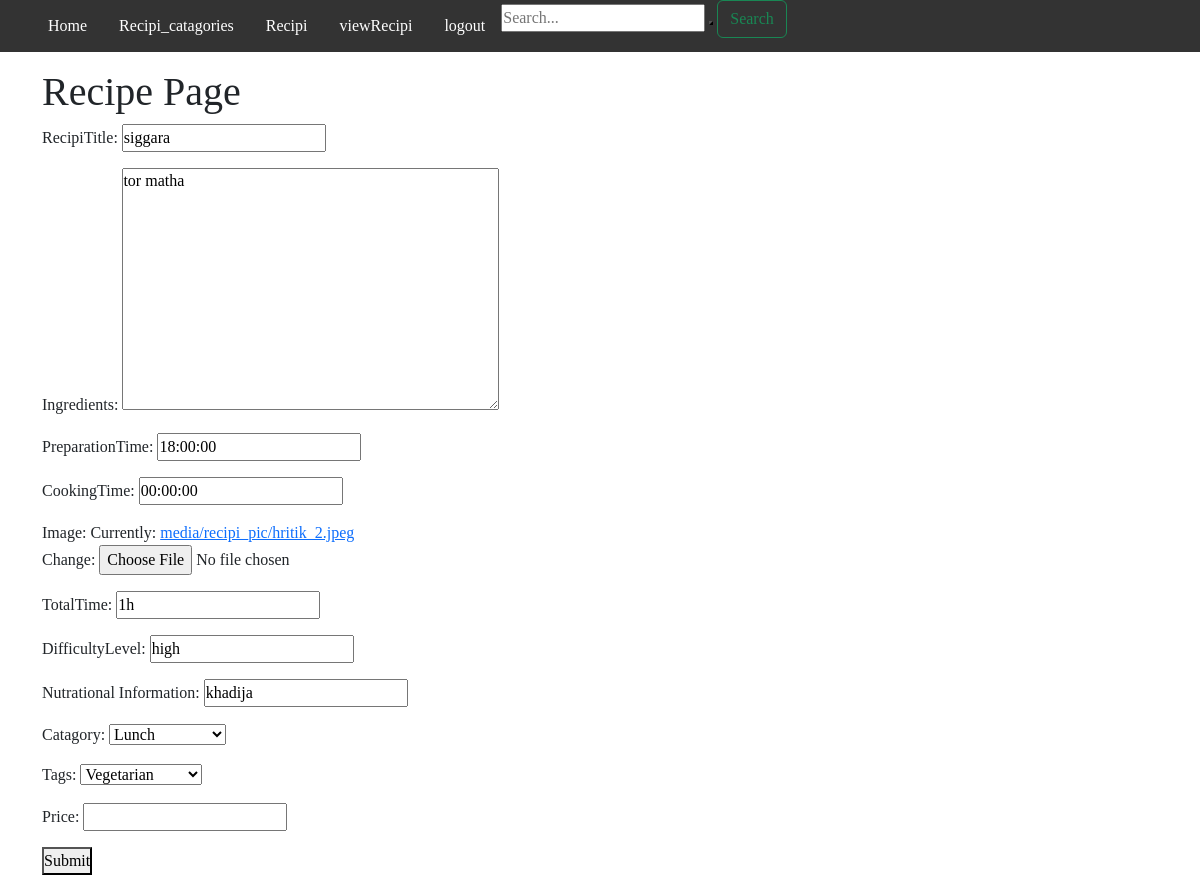
Page /editRecipi/6 on the committed database.
### myApp/models.py (models this page shows)
class RecipiModel(models.Model):
    Tags = [
        ('vegetarian','Vegetarian'),
        ('non-vegetarian','Non-vegetarian'),
    ]
    RecipiTitle=models.CharField(max_length=100,null=True)
    Ingredients=models.TextField(max_length=100,null=True)
    PreparationTime=models.TimeField(null=True)
    CookingTime=models.TimeField(max_length=100,null=True)
    Image=models.ImageField(upload_to="media/recipi_pic",null=True)
    TotalTime=models.CharField(max_length=100,null=True)
    DifficultyLevel=models.CharField(max_length=100,null=True)
    Nutrational_Information=models.CharField(max_length=100,null=True)
    catagory=models.ForeignKey(Recipi_catagoriesModel, on_delete=models.CASCADE,null=True)
    tags=models.CharField(choices=Tags,null=True,max_length=120)
    price=models.IntegerField(null=True)

### myApp/views.py (the view)
# urls.py: path('editRecipi/<str:id>', editRecipi,name="editRecipi"),
def editRecipi(request, id):
    obj=RecipiModel.objects.get(id=id)
    if request.method == 'POST':
        form = RecipiForm(request.POST, instance=obj)
        if form.is_valid():
            form.save()
            return redirect("viewRecipi")
    else:
        form = RecipiForm(instance=obj)
    return render(request, 'EditRecipi.html', {'form': form})

### myApp/forms.py
class RecipiForm(forms.ModelForm):
    class Meta:
        model=RecipiModel
        fields=('__all__')

### myApp/models.py (called while the page is built)
     def __str__(self) -> str:
        return self.Catagoriy

### template/editRecipi.html (shortened to what this page needs)
{% extends 'homePage.html'  %}
{% block content %}
<!DOCTYPE html>
<html>
<head>
    <link href="https://cdn.jsdelivr.net/npm/bootstrap@5.3.2/dist/css/bootstrap.min.css" rel="stylesheet">
</head>
<body>
<div class="container">
    <h1>Recipe Page</h1>
    <form action="" method="POST" enctype="multipart/form-data">
        {{form.as_p}}
        <button type="submit">Submit</button>
    </form>
</div>
</body>
</html>
{% endblock %}

### template/homePage.html (style rules this page uses)
* { margin:0; padding:0; box-sizing:border-box; font-family:'Playfair Display', serif; }
body { background:url(https://images.unsplash.com/photo-1495195129352-aeb325a55b65?ixid=MnwxMjA3fDB8MHxwaG90by1wYWdlfHx8fGVufDB8fHx8&ixlib=rb-1.2.1&auto=format&fit=crop&w=1776&q=80); background-size:cover; background-position:right; background-attachment:fixed; }

### template/editRecipi.html (style rules this page uses)
* { margin:0; padding:0; box-sizing:border-box; font-family:'Playfair Display', serif; }
body { background:url(https://images.unsplash.com/photo-1495195129352-aeb325a55b65?ixid=MnwxMjA3fDB8MHxwaG90by1wYWdlfHx8fGVufDB8fHx8&ixlib=rb-1.2.1&auto=format&fit=crop&w=1776&q=80); background-size:cover; background-position:right; background-attachment:fixed; }

### rows in the picture
RecipiModel: RecipiTitle "siggara", Ingredients "tor matha", PreparationTime "18:00:00", CookingTime "00:00:00", TotalTime "1h", DifficultyLevel "high", Nutrational_Information "khadija", catagory "Lunch", tags "Vegetarian"
